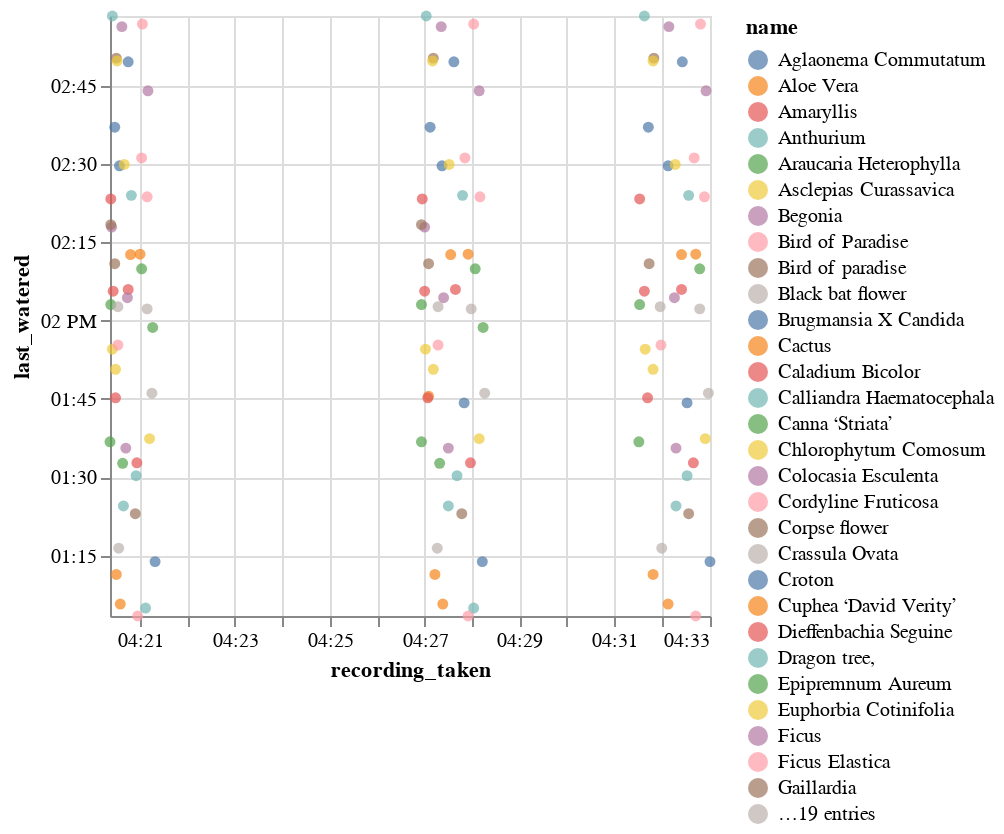

This figure's notebook cell:
### Code cell
alt.Chart(plants_data).mark_circle().encode(
    x='recording_taken:T',
    y='last_watered:T',
    color = 'name:N'
)

### Figure 1 — Vega-Lite specification as saved in the notebook (floating-point values rounded to 4 significant figures; data arrays with more than 128 entries replaced by an {"elided": "..."} marker saying what was removed)
{"config": {"view": {"continuousWidth": 300, "continuousHeight": 300}}, "data": {"name": "data-5437dc8b16583a41899fe3ecb47581e2"}, "mark": {"type": "circle"}, "encoding": {"color": {"field": "name", "type": "nominal"}, "x": {"field": "recording_taken", "type": "temporal"}, "y": {"field": "last_watered", "type": "temporal"}}, "$schema": "https://vega.github.io/schema/vega-lite/v5.15.1.json", "datasets": {"data-5437dc8b16583a41899fe3ecb47581e2": {"elided": "136 records"}}}
